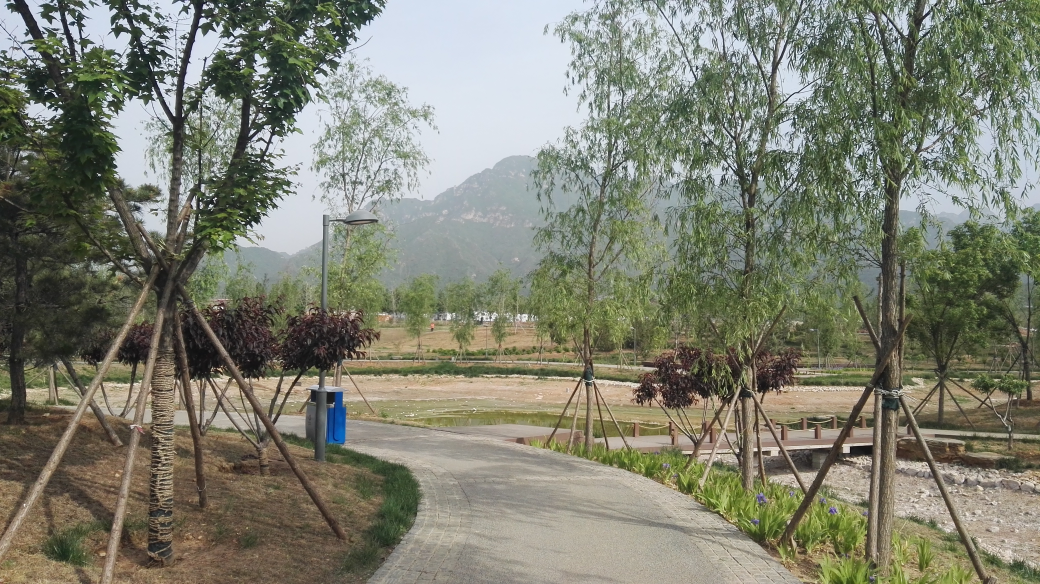
#> input picture pic/s1.jpg, 4160 x 2336 px (shown at 1/4 size); its folder holds 4 pictures in this run
$ python star.py
#> lines starting #> are read from the running program, lines starting #| are printed output that depends on the picture; pictures that were not available may be replaced by others from this repository, and a replacement may not be noted
### stitch.py
import numpy as np
import imutils
import cv2
class Stitcher:
    def stitch(self, images, ratio=0.75, reprojThresh=4.0,
        showMatches=False):
        (imageB, imageA) = images
        (kpsA, featuresA) = self.detectAndDescribe(imageA)
        (kpsB, featuresB) = self.detectAndDescribe(imageB)
        M = self.matchKeypoints(kpsA, kpsB,
            featuresA, featuresB, ratio, reprojThresh)
        if M is None:
            return None
        (matches, H, status) = M
        result = cv2.warpPerspective(imageA, H,
            (imageA.shape[1] + imageB.shape[1], imageA.shape[0]))
        result[0:imageB.shape[0], 0:imageB.shape[1]] = imageB
        if showMatches:
            vis = self.drawMatches(imageA, imageB, kpsA, kpsB, matches,
                status)
            return (result, vis)
        return result
    #提取特征并描述
    def detectAndDescribe(self, image):
        descriptor = cv2.xfeatures2d.SIFT_create()
        (kps, features) = descriptor.detectAndCompute(image, None)
        kps = np.float32([kp.pt for kp in kps])
        return (kps, features)
    #找到单应矩阵进行匹配
    def matchKeypoints(self, kpsA, kpsB, featuresA, featuresB,
        ratio, reprojThresh):
        matcher = cv2.DescriptorMatcher_create("BruteForce")
        rawMatches = matcher.knnMatch(featuresA, featuresB, 2)
        matches = []
        for m in rawMatches:
            if len(m) == 2 and m[0].distance < m[1].distance * ratio:
                matches.append((m[0].trainIdx, m[0].queryIdx))
        if len(matches) > 4:
            ptsA = np.float32([kpsA[i] for (_, i) in matches])
            ptsB = np.float32([kpsB[i] for (i, _) in matches])
            (H, status) = cv2.findHomography(ptsA, ptsB, cv2.RANSAC,
                reprojThresh)
            return (matches, H, status)
        return None
    def drawMatches(self, imageA, imageB, kpsA, kpsB, matches, status):
        (hA, wA) = imageA.shape[:2]
        (hB, wB) = imageB.shape[:2]
        vis = np.zeros((max(hA, hB), wA + wB, 3), dtype="uint8")
        vis[0:hA, 0:wA] = imageA
        vis[0:hB, wA:] = imageB
        for ((trainIdx, queryIdx), s) in zip(matches, status):
            if s == 1:
                ptA = (int(kpsA[queryIdx][0]), int(kpsA[queryIdx][1]))
                ptB = (int(kpsB[trainIdx][0]) + wA, int(kpsB[trainIdx][1]))
                cv2.line(vis, ptA, ptB, (0, 255, 0), 1)
        return vis

### star.py
from stitch import Stitcher
import imutils
import cv2
import os

path = "pic"
names = os.listdir(path)

imgs=[]
stitcher = Stitcher()
for i in range(1,len(names)+1):
    name="pic/s"+str(i)+".jpg"
    img = cv2.imread(name)
#> img is the input picture: shape (2336, 4160, 3); mean B, G, R 112.6, 127.7, 126
    img = imutils.resize(img, width=400)
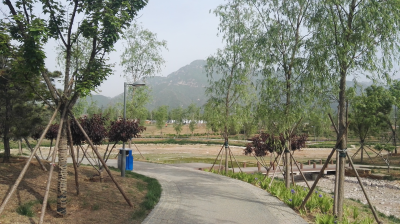
#> img: shape (224, 400, 3); mean B, G, R 112.6, 127.7, 126
#> pass 3 of the loop `for i in range(1,len(names)+1):`:
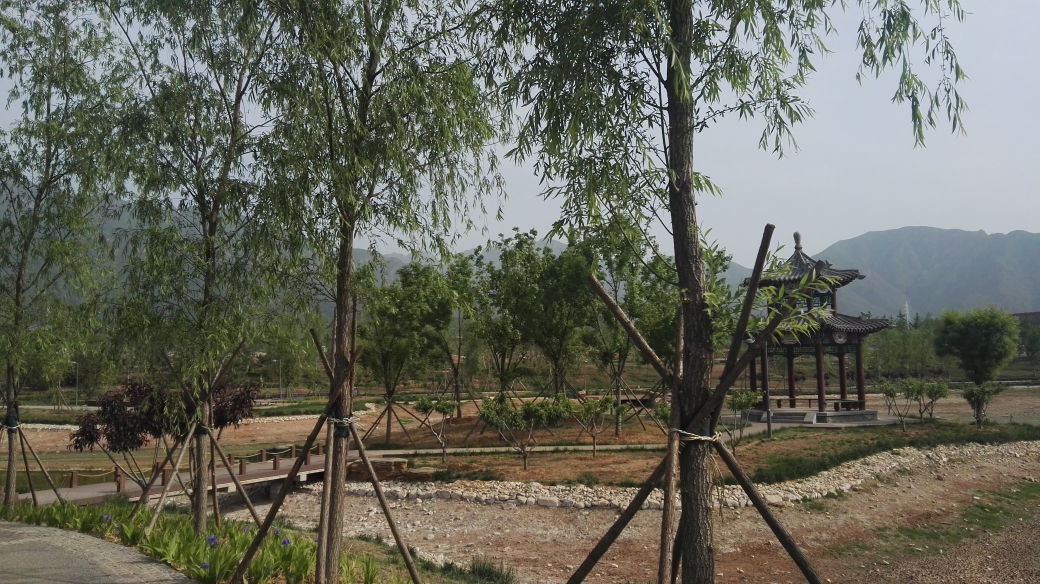
#> input picture pic/s3.jpg, 4160 x 2336 px (shown at 1/4 size)
#> img is the input picture: shape (2336, 4160, 3); mean B, G, R 91.5, 102.9, 102.1
#> `img = imutils.resize(img, width=400)`:
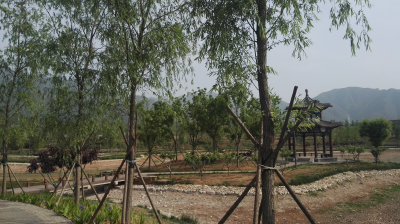
#> img: shape (224, 400, 3); mean B, G, R 91.5, 102.9, 102.1
#> the loop made 4 passes; the first 3 are shown
    imgs.append(img)


imga=imgs[0]
# print(imga.shape)
imgb=imgs[1]
# print(imgb.shape)
(result, vis) = stitcher.stitch([imga,imgb], showMatches=True)
#> in detectAndDescribe, `(kps, features) = descriptor.detectAndCompute(image, None)`: kps = 1261 keypoints; strongest (x, y, size): (325, 172, 2.3), (15, 43, 6.6), (45, 11, 2.6), (73, 15, 2.4)
#> in detectAndDescribe, `kps = np.float32([kp.pt for kp in kps])`: kps = 1261 pairs, first value 2.34 to 397.1, second value 3.06 to 221.1
#> in detectAndDescribe (call 2), `(kps, features) = descriptor.detectAndCompute(image, None)`: kps = 1261 keypoints; strongest (x, y, size): (325, 172, 2.3), (15, 43, 6.6), (45, 11, 2.6), (73, 15, 2.4)
#> in matchKeypoints, `rawMatches = matcher.knnMatch(featuresA, featuresB, 2)`: rawMatches = 1261 matches
#> after the loop in matchKeypoints, `for m in rawMatches:`: matches = 1261 pairs, first value 0 to 1260, second value 0 to 1260
#> in drawMatches, `vis[0:hB, wA:] = imageB`:
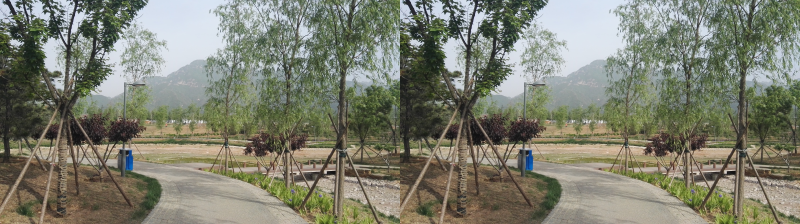
#> vis: shape (224, 800, 3); mean B, G, R 112.6, 127.7, 126
#> after the loop in drawMatches, `for ((trainIdx, queryIdx), s) in zip(matches, status):`:
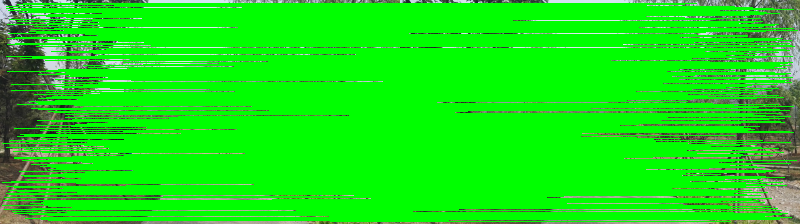
#> vis: shape (224, 800, 3); mean B, G, R 21.8, 225.9, 24.7
# print(result.shape)
cv2.imshow('0',result)
cv2.waitKey(5)
# result=imutils.resize(result,width=400)
# imgc=imgs[2]
# imgc=imutils.resize(imgc,width=400)
# (result,vis1)=stitcher.stitch([result,imgc],showMatches=True)

cnt=0
sum=0
for img in imgs[2:]:
    cnt+=1
    y=580+sum
    result = result[0:224, 0:y]
    win = "" + str(cnt)
    # cv2.imshow(win, result)
    # cv2.waitKey(2)
    img=imutils.resize(img,width=400)
    (result,vis)=stitcher.stitch([result,img],showMatches=True)
    # cv2.imshow(win, result)
    # cv2.waitKey(2)
    sum += 135
#> this loop made 2 passes
#> pass 1, in stitch (call 2), `result = cv2.warpPerspective(imageA, H, (imageA.shape[1] + imageB.shap..`:
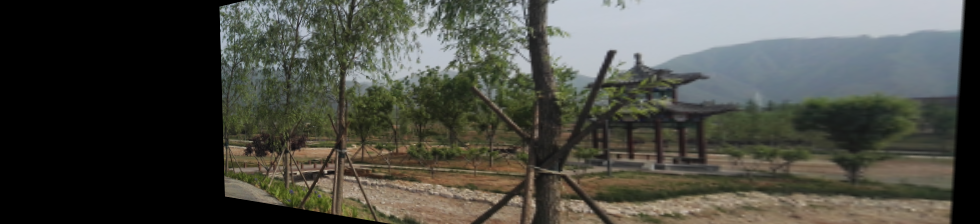
#> result: shape (224, 980, 3); mean B, G, R 68.9, 76, 75.2
#> pass 1, in stitch (call 2), `vis = self.drawMatches(imageA, imageB, kpsA, kpsB, matches, status)`:
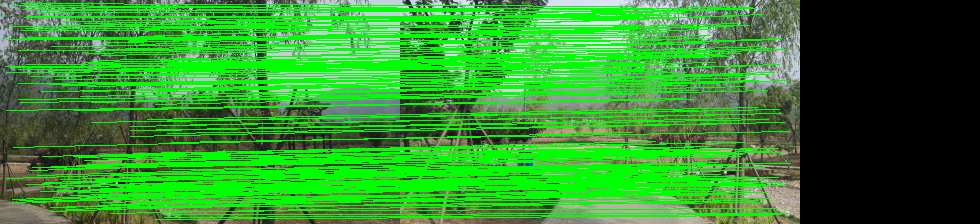
#> vis: shape (224, 980, 3); mean B, G, R 45.2, 139.9, 50.9
#> pass 1, `(result,vis)=stitcher.stitch([result,img],showMatches=True)`:
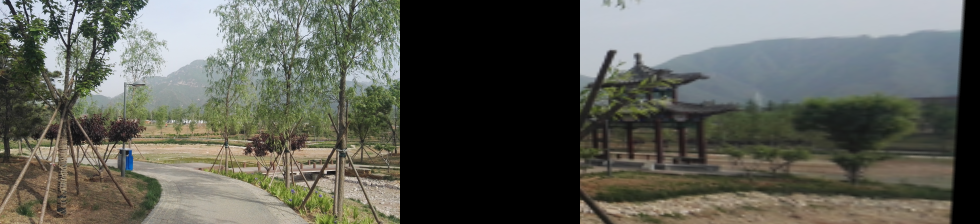
#> result: shape (224, 980, 3); mean B, G, R 87.5, 95.5, 93.8
#> after the loop:
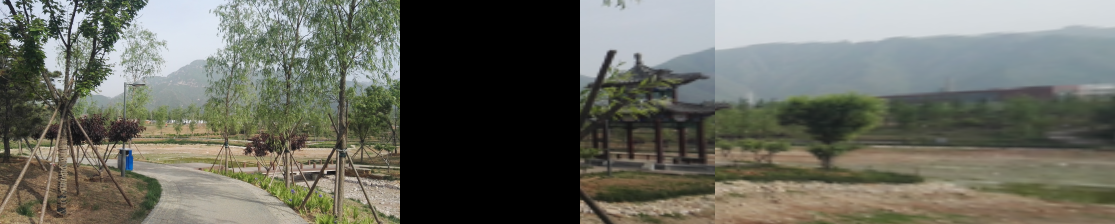
#> result: shape (224, 1115, 3); mean B, G, R 97.6, 107, 105.6

cv2.imshow("Result", result)
cv2.waitKey()
